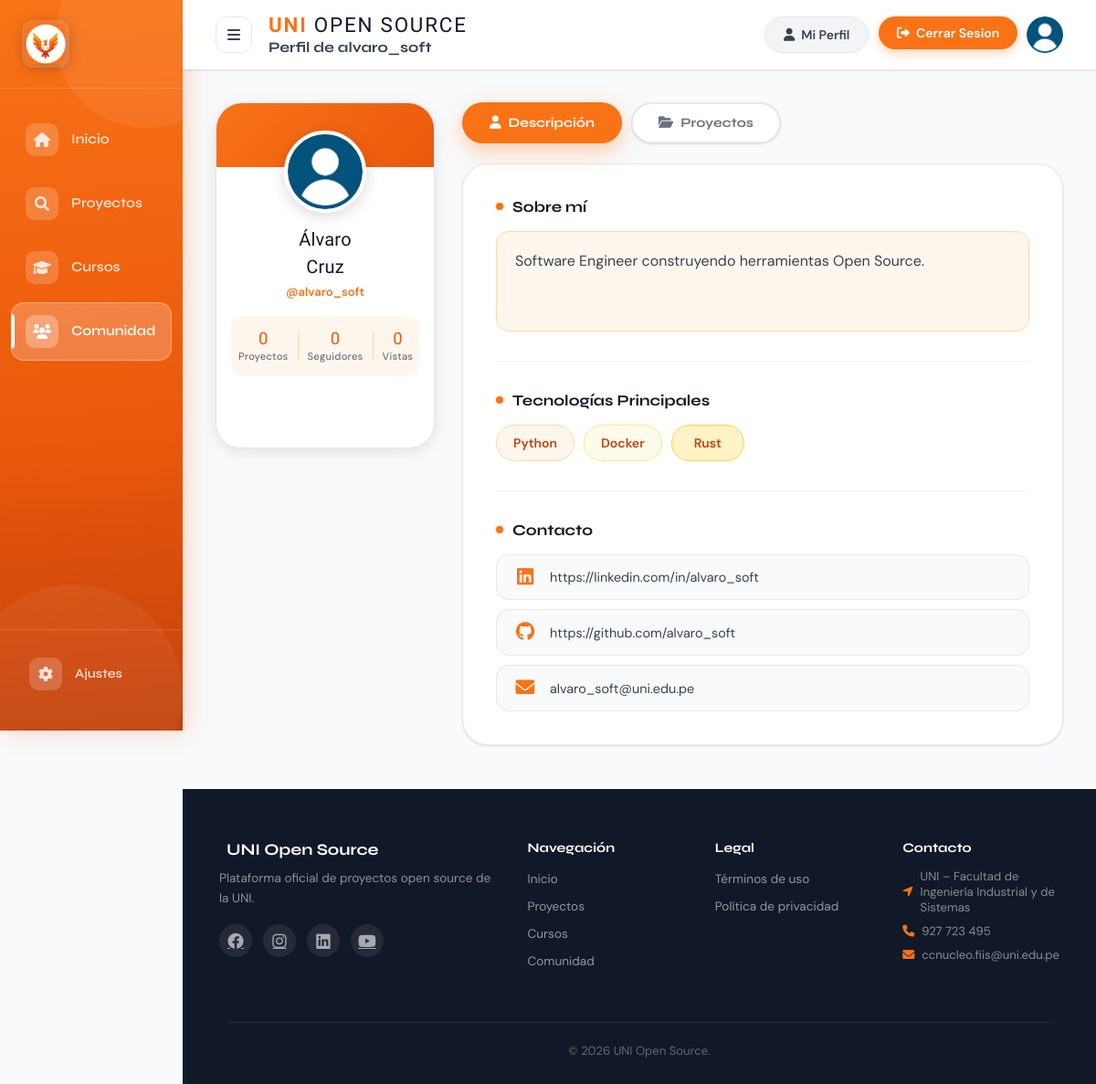
Page /comunidad/alvaro_soft/ (signed in) on the committed database.
### accounts/models.py (models this page shows, shortened)
class Profile(models.Model):
    user = models.OneToOneField(User, on_delete=models.CASCADE)
    bio = models.TextField(max_length=200, blank=True, null=True, help_text="Descripción detallada sobre ti")
    avatar = models.ImageField(upload_to="profile_pics", blank=True, null=True)
    linkedin = models.URLField(max_length=200, blank=True, null=True)
    github = models.URLField(max_length=200, blank=True, null=True)
    contact_email = models.EmailField(max_length=254, blank=True, null=True)
    tecnologias = models.ManyToManyField(Technology, blank=True)
    intereses = models.ManyToManyField(Interest, blank=True)
    class Meta:
        db_table = "users_profile"

class Technology(models.Model):
    nombre = models.CharField(max_length=50, unique=True)

### community/views.py (the view)
# urls.py: path("<str:username>/", views.community_profile_view, name="profile"),
@login_required(login_url="accounts:login")
def community_profile_view(request, username):
    public_user = get_object_or_404(User, username=username)
    public_projects = Project.objects.filter(Q(owner=public_user) | Q(collaborators=public_user)).distinct().order_by('-created_at')
    return render(
        request,
        "web/pages/community/community_profile.html",
        {
            "active_section": "community",
            "page_title": f"Perfil de {public_user.username}",
            "public_user": public_user,
            "public_projects": public_projects
        }
    )

### web/templates/web/pages/community/community_profile.html (shortened to what this page needs)
{% extends 'web/layouts/app_layout.html' %}
{% load static %}
{% block extra_css %}
    <link rel="stylesheet" href="{% static 'web/css/pages/profile.css' %}">
{% endblock %}
{% block content %}
    {% static 'web/img/avatar.jpg' as default_avatar %}
    <div class="profile-float-card">
        <div class="profile-pic" id="profile-pic-container" style="overflow: hidden;">
            {% if public_user.profile.avatar %}
                <img src="{{ public_user.profile.avatar.url }}" onerror="this.onerror=null;this.src='{{ default_avatar }}';" alt="{{ public_user.username }}" id="profile-avatar" style="width: 100%; height: 100%; object-fit: cover;">
            {% else %}
                <img src="{{ default_avatar }}" alt="{{ public_user.username }}" id="profile-avatar" style="width: 100%; height: 100%; object-fit: cover;">
            {% endif %}
        </div>
        <h2 class="full-name" id="profile-fullname">
            {% if public_user.first_name %}
                {{ public_user.first_name }}<br>{{ public_user.last_name }}
            {% else %}
                {{ public_user.username }}
            {% endif %}
        </h2>
        <p class="username">@{{ public_user.username }}</p>
        <div class="stats-row">
            <div class="stat-item">
                <strong id="stat-proyectos">{{ public_projects.count|default:"0" }}</strong>
                <span>Proyectos</span>
            </div>
            <div class="stat-item">
                <strong>0</strong>
                <span>Seguidores</span>
            </div>
            <div class="stat-item">
                <strong>0</strong>
                <span>Vistas</span>
            </div>
        </div>
    </div>
    <section class="content-panel">
        <div class="tabs">
            <button class="tab-btn active" id="btn-desc">
                <i class="fas fa-user"></i> Descripción
            </button>
            <button class="tab-btn" id="btn-proy">
                <i class="fas fa-folder-open"></i> Proyectos
            </button>
        </div>
        <div id="view-general">
            <div class="card-info" id="card-descripcion">
                {% if public_user.profile.bio %}
                <div class="info-section">
                    <h3><span class="section-dot"></span>Sobre mí</h3>
                    <div class="sobre-mi-container">
                        <div class="sobre-mi-display">
                            <span class="user-text">
                                {{ public_user.profile.bio }}
                            </span>
                        </div>
                    </div>
                </div>
                {% endif %}
                {% if public_user.profile.tecnologias.all %}
                <div class="info-section">
                    <h3><span class="section-dot"></span>Tecnologías Principales</h3>
                    <div class="tags-container">
                        {% for tech in public_user.profile.tecnologias.all %}
                            <div class="tag"><span class="tag-content">{{ tech.nombre }}</span></div>
                        {% endfor %}
                    </div>
                </div>
                {% endif %}
                <div class="info-section">
                    <h3><span class="section-dot"></span>Contacto</h3>
                    <div class="contact-list">
                        {% if public_user.profile.linkedin %}
                        <div class="contact-item">
                            <i class="fab fa-linkedin"></i>
                            <span class="contact-display">
                                <a href="{{ public_user.profile.linkedin }}" target="_blank" style="color: inherit; text-decoration: none;">{{ public_user.profile.linkedin }}</a>
                            </span>
                        </div>
                        {% endif %}
                        {% if public_user.profile.github %}
                        <div class="contact-item">
                            <i class="fab fa-github"></i>
                            <span class="contact-display">
                                <a href="{{ public_user.profile.github }}" target="_blank" style="color: inherit; text-decoration: none;">{{ public_user.profile.github }}</a>
                            </span>
                        </div>
                        {% endif %}
                        <div class="contact-item">
                            <i class="fas fa-envelope"></i>
                            <span class="contact-display">
                                <a href="mailto:{{ public_user.email }}" style="color: inherit; text-decoration: none;">{{ public_user.email }}</a>
                            </span>
                        </div>
                    </div>
                </div>
            </div>
        </div>
    </section>
{% endblock %}

### web/static/web/css/styles.css (style rules this page uses)
:root { --orange-primary: #f97316; --orange-dark: #ea580c; --orange-deeper: #c2410c; --orange-light: #fff7ed; --orange-soft: #fed7aa; --orange-tag: #fbbf24; --sidebar-width: 200px; --white: #ffffff; --gray-50: #f9fafb; --gray-100: #f3f4f6; --gray-200: #e5e7eb; --gray-300: #d1d5db; --gray-400: #9ca3af; --gray-500: #6b7280; --gray-700: #374151; --gray-900: #111827; --error-red: #ef4444; --success-green: #22c55e; --placeholder: #9ca3af; --radius-sm: 8px; --radius-md: 14px; --radius-lg: 20px; --radius-xl: 28px; --radius-full: 9999px; --shadow-sm: 0 1px 3px rgba(0, 0, 0, .08), 0 1px 2px rgba(0, 0, 0, .06); --shadow-md: 0 4px 16px rgba(0, 0, 0, .10); --shadow-lg: 0 10px 30px rgba(0, 0, 0, .12); --shadow-xl: 0 20px 50px rgba(0, 0, 0, .18); --shadow-orange: 0 8px 24px rgba(249, 115, 22, .35); --ease-out-cubic: cubic-bezier(0.33, 1, 0.68, 1); --ease-out-back: cubic-bezier(0.34, 1.56, 0.64, 1); --ease-spring: cubic-bezier(0.175, 0.885, 0.32, 1.275); --transition-fast: 0.15s var(--ease-out-cubic); --transition-base: 0.25s var(--ease-out-cubic); --transition-smooth: 0.35s var(--ease-out-cubic); --transition-spring: 0.4s var(--ease-spring); --lift-sm: translateY(-2px); --lift-md: translateY(-5px); --lift-lg: translateY(-8px); }
*, *::before, *::after { box-sizing: border-box; margin: 0; padding: 0; }
html { scroll-behavior: smooth; overscroll-behavior-y: none; }
body { font-family: 'DM Sans', sans-serif; background: var(--gray-50); color: var(--gray-900); display: flex; min-height: 100vh; overflow-x: hidden; }
h1, h2, h3, h4, h5 { font-family: 'Syne', sans-serif; font-weight: 700; }
a { transition: color var(--transition-fast), background-color var(--transition-fast), border-color var(--transition-fast), transform var(--transition-fast), box-shadow var(--transition-fast), opacity var(--transition-fast); }
button, .btn, input[type="submit"], input[type="button"], .btn-primary, .btn-secondary, .btn-login-top, .btn-reg-top { transition: color var(--transition-base), background-color var(--transition-base), border-color var(--transition-base), transform var(--transition-base), box-shadow var(--transition-base), filter var(--transition-base), opacity var(--transition-base); will-change: transform; }

### web/static/web/css/themes.css (style rules this page uses)
body, body *, body *::before, body *::after { transition: background-color 0.3s cubic-bezier(0.33, 1, 0.68, 1), border-color 0.3s cubic-bezier(0.33, 1, 0.68, 1), color 0.2s cubic-bezier(0.33, 1, 0.68, 1), box-shadow 0.3s cubic-bezier(0.33, 1, 0.68, 1); }
body { --app-bg: var(--gray-50); --app-text: var(--gray-900); --text-primary: var(--gray-900); --text-secondary: var(--gray-500); --bg-main: var(--gray-50); --bg-secondary: var(--gray-100); --bg-card: var(--white); --border-color: var(--gray-200); }
html, body { background: var(--app-bg) !important; color: var(--app-text) !important; }

### web/static/web/css/layouts.css (style rules this page uses)
:root { --topbar-height: 68px; overscroll-behavior-y: none; }

### rows in the picture
Technology: nombre "Python"
Technology: nombre "Docker"
Technology: nombre "Rust"

### other values in the picture
{{ page_title|default:'Panel' }} "Perfil de alvaro_soft"
{{ public_user.first_name }} "Álvaro"
{{ public_user.last_name }} "Cruz"
{{ public_user.username }} "alvaro_soft"
{{ public_projects.count|default:"0" }} "0"
{{ public_user.profile.bio }} "Software Engineer construyendo herramientas Open Source."
{{ public_user.profile.linkedin }} "https://linkedin.com/in/alvaro_soft"
{{ public_user.profile.github }} "https://github.com/alvaro_soft"
{{ public_user.email }} "alvaro_soft@uni.edu.pe"
